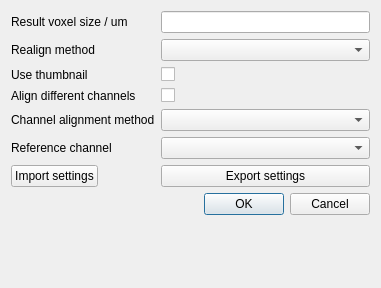
<?xml version="1.0" encoding="UTF-8"?>
<ui version="4.0">
 <class>Dialog</class>
 <widget class="QDialog" name="Dialog">
  <property name="geometry">
   <rect>
    <x>0</x>
    <y>0</y>
    <width>381</width>
    <height>288</height>
   </rect>
  </property>
  <property name="windowTitle">
   <string>Settings...</string>
  </property>
  <layout class="QFormLayout" name="formLayout">
   <item row="0" column="0">
    <widget class="QLabel" name="label">
     <property name="text">
      <string>Result voxel size / um</string>
     </property>
    </widget>
   </item>
   <item row="0" column="1">
    <widget class="QLineEdit" name="line_edit_voxel_size"/>
   </item>
   <item row="1" column="0">
    <widget class="QLabel" name="label_2">
     <property name="text">
      <string>Realign method</string>
     </property>
    </widget>
   </item>
   <item row="1" column="1">
    <widget class="QComboBox" name="combo_box_method"/>
   </item>
   <item row="2" column="0">
    <widget class="QLabel" name="label_3">
     <property name="text">
      <string>Use thumbnail</string>
     </property>
    </widget>
   </item>
   <item row="2" column="1">
    <widget class="QCheckBox" name="check_box_thumb">
     <property name="text">
      <string/>
     </property>
    </widget>
   </item>
   <item row="3" column="0">
    <widget class="QLabel" name="label_4">
     <property name="text">
      <string>Align different channels</string>
     </property>
    </widget>
   </item>
   <item row="3" column="1">
    <widget class="QCheckBox" name="check_box_channel">
     <property name="text">
      <string/>
     </property>
    </widget>
   </item>
   <item row="4" column="0">
    <widget class="QLabel" name="label_5">
     <property name="text">
      <string>Channel alignment method</string>
     </property>
    </widget>
   </item>
   <item row="4" column="1">
    <widget class="QComboBox" name="combo_box_channel_method"/>
   </item>
   <item row="5" column="0">
    <widget class="QLabel" name="label_6">
     <property name="text">
      <string>Reference channel</string>
     </property>
    </widget>
   </item>
   <item row="5" column="1">
    <widget class="QComboBox" name="combo_box_reference"/>
   </item>
   <item row="6" column="0">
    <widget class="QPushButton" name="pb_import">
     <property name="sizePolicy">
      <sizepolicy hsizetype="Minimum" vsizetype="Fixed">
       <horstretch>0</horstretch>
       <verstretch>0</verstretch>
      </sizepolicy>
     </property>
     <property name="text">
      <string>Import settings</string>
     </property>
    </widget>
   </item>
   <item row="6" column="1">
    <widget class="QPushButton" name="pb_export">
     <property name="text">
      <string>Export settings</string>
     </property>
    </widget>
   </item>
   <item row="7" column="0" colspan="2">
    <widget class="QDialogButtonBox" name="buttonBox">
     <property name="orientation">
      <enum>Qt::Horizontal</enum>
     </property>
     <property name="standardButtons">
      <set>QDialogButtonBox::Cancel|QDialogButtonBox::Ok</set>
     </property>
    </widget>
   </item>
  </layout>
 </widget>
 <resources/>
 <connections>
  <connection>
   <sender>buttonBox</sender>
   <signal>accepted()</signal>
   <receiver>Dialog</receiver>
   <slot>accept()</slot>
   <hints>
    <hint type="sourcelabel">
     <x>248</x>
     <y>254</y>
    </hint>
    <hint type="destinationlabel">
     <x>157</x>
     <y>274</y>
    </hint>
   </hints>
  </connection>
  <connection>
   <sender>buttonBox</sender>
   <signal>rejected()</signal>
   <receiver>Dialog</receiver>
   <slot>reject()</slot>
   <hints>
    <hint type="sourcelabel">
     <x>316</x>
     <y>260</y>
    </hint>
    <hint type="destinationlabel">
     <x>286</x>
     <y>274</y>
    </hint>
   </hints>
  </connection>
 </connections>
</ui>
